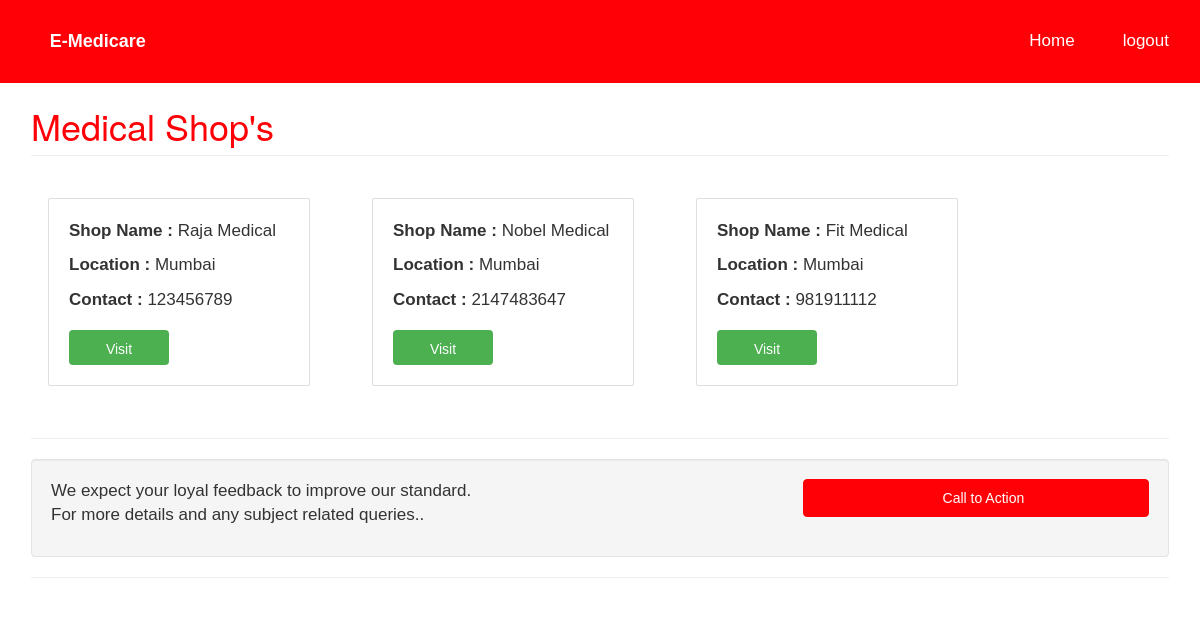
Screenshot of /shopdash.php with the database file from the repository.
### tables this page shows
CREATE TABLE `shopdetails` (
  `shopid` int(11) NOT NULL,
  `name` varchar(500) NOT NULL,
  `location` varchar(1000) NOT NULL,
  `contact` int(11) NOT NULL,
  `email` varchar(500) NOT NULL,
  `password` varchar(500) NOT NULL
);

### shopdash.php (the view, shortened to what this page needs)
<!DOCTYPE html>
<html lang="en">
<?php include"head.php";?>
<body>
<?php include"top_nav.php";?>
    <div class="container">
		<section id="services" class="services">
        <div class="row">
            <div class="col-lg-12">
                <h1 class="page-header text-primary">
                  Medical Shop's
                </h1>
            </div>
	<main id="main">
        <section id="team" class="team">
            <div class="container" style="margin-top: 100px;">
                <div class="row">
                    <?php
                    include_once 'connect.php';
                    $sql = "SELECT * FROM  shopdetails";
                    $result = mysqli_query($conn, $sql);
                    $resultch = mysqli_num_rows($result);
                    if ($resultch > 0) {
                        while ($row = mysqli_fetch_assoc($result)) {
                            $name = $row['name'];
							$location = $row['location'];
							$contact = $row['contact'];
                    ?>
                            <div class="col-sm-12 col-md-3 col-lg-3" style="margin: 2vh;">
                                <div class="card" style="padding: 20px;">
                                    <div class="row">
                                        <div class="col-sm-12">
                                            <p><b>Shop Name :</b> <?php echo $name; ?> </p>
											<p><b>Location :</b> <?php echo $location; ?> </p>
											<p><b>Contact :</b> <?php echo $contact; ?> </p>
                                            <form method="POST" action="medical.php">
                                                <button class="btn btn-secondary" id="buy" name="buy" value="<?php echo $value; ?>">Visit</button>
                                            </form>
                                        </div>
                                    </div>
                                </div>
                            </div>
                    <?php
                        }
                    }
                    ?>
                    <br>
                </div>
        </section>
    </main>
        </div>
		</section>
        <hr>
        <div class="well">
            <div class="row">
                <div class="col-md-8">
                    <p>We expect your loyal feedback to improve our standard.<br>For more details and any subject related queries..</p>
                </div>
                <div class="col-md-4">
                    <a class="btn btn-primary btn-block" href="contact.php"><i class="fa fa-phone"></i> Call to Action</a>
                </div>
            </div>
        </div>
        <hr>
    </div>
</body>
</html>

### modern-business.css (style rules this page uses)
html, body { height: 100%; }
body { padding-top: 50px; }
p,li { font-size:17px; }
.navbar-default,.panel-heading,.btn-primary { background-color:#ff0006 !important; border-color:#ff0006 !important; }
.text-primary { color:#ff0006 !important; }
.card { position: relative; display: -ms-flexbox; display: flex; -ms-flex-direction: column; flex-direction: column; min-width: 0; word-wrap: break-word; background-color: #fff; background-clip: border-box; border: 1px solid rgba(0,0,0,.125); border-radius: .25rem; }

### top_nav.php (style rules this page uses)
body { font-family: Arial, Helvetica, sans-serif; }
button { background-color: #4CAF50; color: white; font-size: 17px; margin: 8px 0; border: none; cursor: pointer; height: 35px; width: 100px; border-radius: 5px; }
.container { padding: 16px; }

### rows the page displays
shopdetails: name "Raja Medical", location "Mumbai", contact "123456789"
shopdetails: name "Nobel Medical", location "Mumbai", contact "2147483647"
shopdetails: name "Fit Medical", location "Mumbai", contact "981911112"
